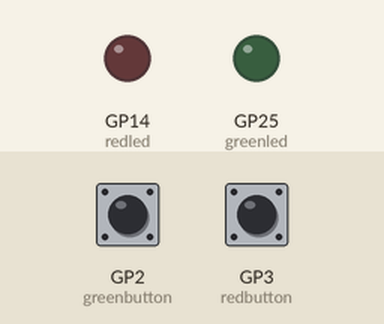
Recording of a program running on a simulated Raspberry Pi Pico running MicroPython. On the bench: output pins drawn as LEDs (lit = HIGH). Dashed ring = blinking. The inputs (shaded band) are chosen by the test bench; at power-on: GP2 (greenbutton) LOW, GP3 (redbutton) LOW.

Above: at 1.2 s.
1.3 s: GP2 (greenbutton) pulled HIGH for 1 s
At 3.0 s:
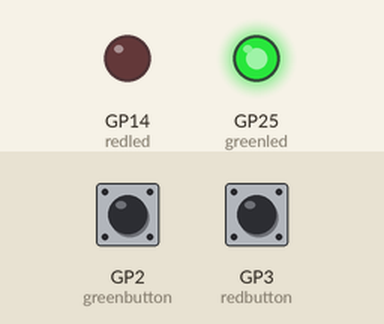
3.8 s: GP3 (redbutton) pulled HIGH for 3.2 s
At 3.9 s:
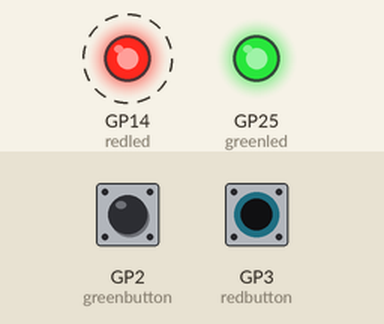
8.5 s: GP3 (redbutton) pulled HIGH for 0.25 s
At 9.2 s:
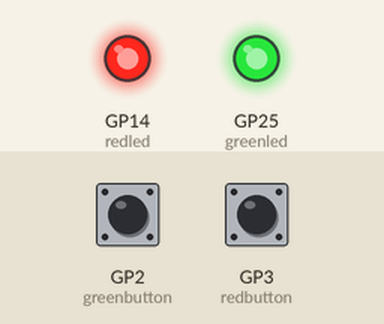
10.2 s: GP2 (greenbutton) pulled HIGH for 0.25 s
At 10.3 s:
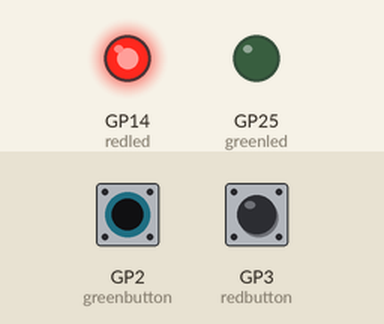
11.9 s: GP2 (greenbutton) pulled HIGH for 3.2 s
At 12.3 s:
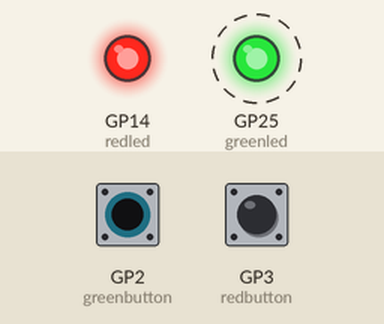
Timing chart, 0 to 16.5 s (numbered marks = the images above; inputs shaded):
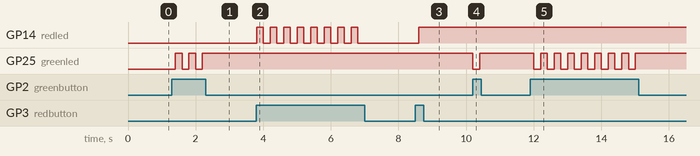

The program:

toggle_LEDs.py
```python
from machine import Pin
import time

# Set up input pins
redbutton = Pin(3, Pin.IN, Pin.PULL_DOWN)
greenbutton = Pin(2, Pin.IN, Pin.PULL_DOWN)

# Set up output pins
redled = Pin(14, Pin.OUT)
greenled = Pin(25, Pin.OUT)

while True:

    time.sleep(0.2)

    if redbutton.value() == 1:
        redled.toggle()

    if greenbutton.value() == 1:
        greenled.toggle() 
```

Measured:
- after the input at 1.3 s, GP25 (greenled): alternates HIGH for 0.20 s and LOW for 0.20 s, 5 changes in all, then stays HIGH, starting after 0.10 s
- after the input at 3.8 s, GP14 (redled): alternates HIGH for 0.20 s and LOW for 0.20 s, 16 changes in all, then stays LOW, starting at once
- after the input at 8.5 s, GP14 (redled): LOW → HIGH after 0.10 s
- after the input at 10.2 s, GP25 (greenled): HIGH → LOW at once, → HIGH 0.20 s later
- after the input at 11.9 s, GP25 (greenled): alternates HIGH for 0.20 s and LOW for 0.20 s, 16 changes in all, then stays HIGH, starting after 0.10 s
